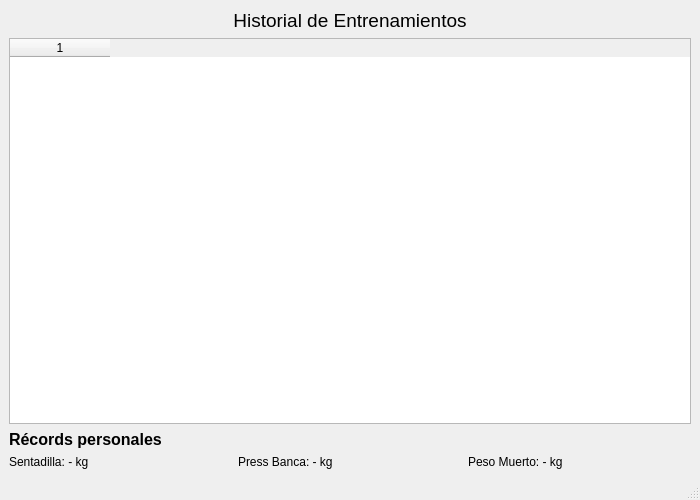
<?xml version="1.0" encoding="UTF-8"?>
<ui version="4.0">
 <class>VistaHistorial</class>
 <widget class="QMainWindow" name="VistaHistorial">
  <property name="geometry">
   <rect>
    <x>0</x>
    <y>0</y>
    <width>700</width>
    <height>500</height>
   </rect>
  </property>
  <property name="windowTitle">
   <string>Historial de Entrenamientos</string>
  </property>
  <widget class="QWidget" name="centralwidget">
   <layout class="QVBoxLayout" name="mainVerticalLayout">
    
    <!-- Título -->
    <item>
     <widget class="QLabel" name="labelTitulo">
      <property name="text">
       <string>Historial de Entrenamientos</string>
      </property>
      <property name="alignment">
       <set>Qt::AlignCenter</set>
      </property>
      <property name="font">
       <font>
        <pointsize>14</pointsize>
       </font>
      </property>
     </widget>
    </item>

    <!-- Tabla de historial -->
    <item>
     <widget class="QTableWidget" name="tablaHistorial">
      <column>
       <property name="horizontalHeaderLabels">
        <stringlist>
         <string>Fecha</string>
         <string>Ejercicio</string>
         <string>Peso (kg)</string>
        </stringlist>
       </property>
      </column>
     </widget>
    </item>

    <!-- Título récords -->
    <item>
     <widget class="QLabel" name="labelRecord">
      <property name="text">
       <string>Récords personales</string>
      </property>
      <property name="font">
       <font>
        <pointsize>12</pointsize>
        <bold>true</bold>
       </font>
      </property>
     </widget>
    </item>

    <!-- Récords -->
    <item>
     <layout class="QHBoxLayout" name="layoutRecords">
      <item>
       <widget class="QLabel" name="recordSentadilla">
        <property name="text">
         <string>Sentadilla: - kg</string>
        </property>
       </widget>
      </item>
      <item>
       <widget class="QLabel" name="recordPressBanca">
        <property name="text">
         <string>Press Banca: - kg</string>
        </property>
       </widget>
      </item>
      <item>
       <widget class="QLabel" name="recordPesoMuerto">
        <property name="text">
         <string>Peso Muerto: - kg</string>
        </property>
       </widget>
      </item>
     </layout>
    </item>

   </layout>
  </widget>
  <widget class="QMenuBar" name="menubar"/>
  <widget class="QStatusBar" name="statusbar"/>
 </widget>
 <resources/>
 <connections/>
</ui>
